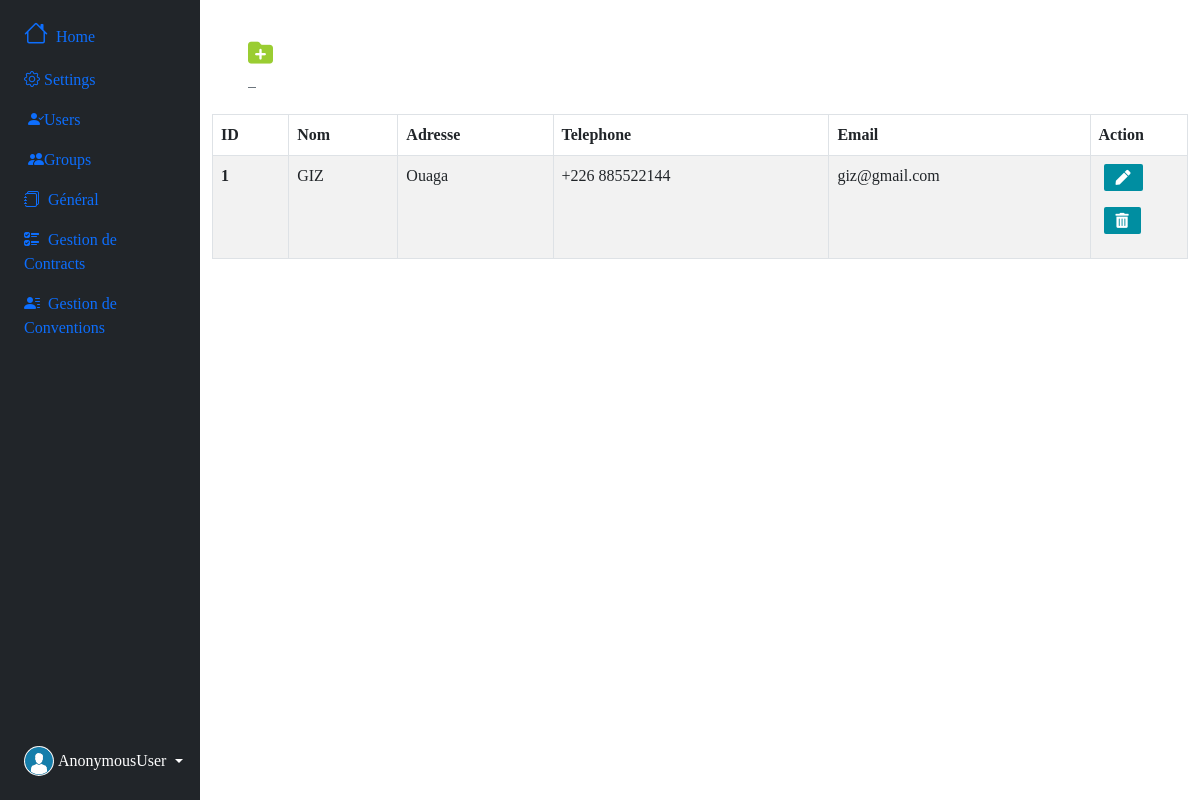
Page /gestioncontrat/partenaire on the committed database.
### gestioncontrat/models.py (models this page shows, shortened)
class Partenaire(models.Model):
    nom = models.CharField(max_length=100, null=True, blank=True)
    address = models.CharField(max_length=100, null=True, blank=True)
    telephone = models.CharField(max_length=100, null=True, blank=True)
    email = models.EmailField(null=True, blank=True)

### gestioncontrat/views.py (the view)
# urls.py: path('gestioncontrat/partenaire', views.partenaire, name="partenaire"),
def partenaire(request):
    partenaires = Partenaire.objects.all()
    context={"partenaires":partenaires}
    return render(request, 'gestioncontrat/partenaire.html', context)

### gestioncontrat/templates/gestioncontrat/partenaire.html (shortened to what this page needs)
{% extends 'index.html' %}
{% load bootstrap_icons %}
{% block btn %}
					<a href="{% url 'add_part' %}" class="btn-outline-secondary"style="width: 50px; height: 50px; margin-right: 30px;" title="Add Partenaire">
						<i style="color: yellowgreen; font-size: 25px; " class="fa-sharp fa-solid fa-folder-plus"></i> &nbsp;&nbsp;
					</a>
{% endblock btn %}
{% block main%}
<table table id="example" class="table table-striped table-bordered" style="width:100%">
  <thead>
    <tr>
      <th scope="col">ID</th>
      <th scope="col">Nom</th>
      <th scope="col">Adresse</th>
      <th scope="col">Telephone</th>
      <th scope="col">Email</th>
      <th scope="col" style="width: 10%;">Action</th>
    </tr>
  </thead>
  <tbody>
    {% for partenaire in partenaires %}
    <tr>
      <th scope="row">{{partenaire.id}}</th>
      <td>{{partenaire.nom}}</td>
      <td>{{partenaire.address}}</td>
      <td>{{partenaire.telephone}}</td>
      <td>{{partenaire.email}}</td>
      <td>
        <a href="{% url 'edit_part' partenaire.id %}" class="btn btn-success text-center" title="Edit Partenaire">
            <i style="font-size: 15px;" class="fas fa-pen"></i>
        </a>
        <a class="btn btn-secondary text-center" title="Delete Partenaire" data-bs-toggle="modal" data-bs-target="#deleteModal{{partenaire.id}}">
            <i style="font-size: 15px;" class="fas fa-trash-alt"></i>
        </a>
    </td>
    </tr>
    {% endfor %}
  </tbody>
</table>
  {% endblock main%}

### contrat/static/css/index.css (style rules this page uses)
* { padding: 0; margin: 0; box-sizing: border-box; list-style-type: none; text-decoration: none; font-family: "verdana"; }
.btn { background-color: #008ea1; border-radius: 2px; color: #fff; font-size: .3rem; border: none; cursor: pointer; margin-bottom: 1rem; margin-left: 5px; }

### rows in the picture
Partenaire: id "1", nom "GIZ", address "Ouaga", telephone "+226 885522144", email "giz@gmail.com"

### other values in the picture
{{ request.user }} "AnonymousUser"
